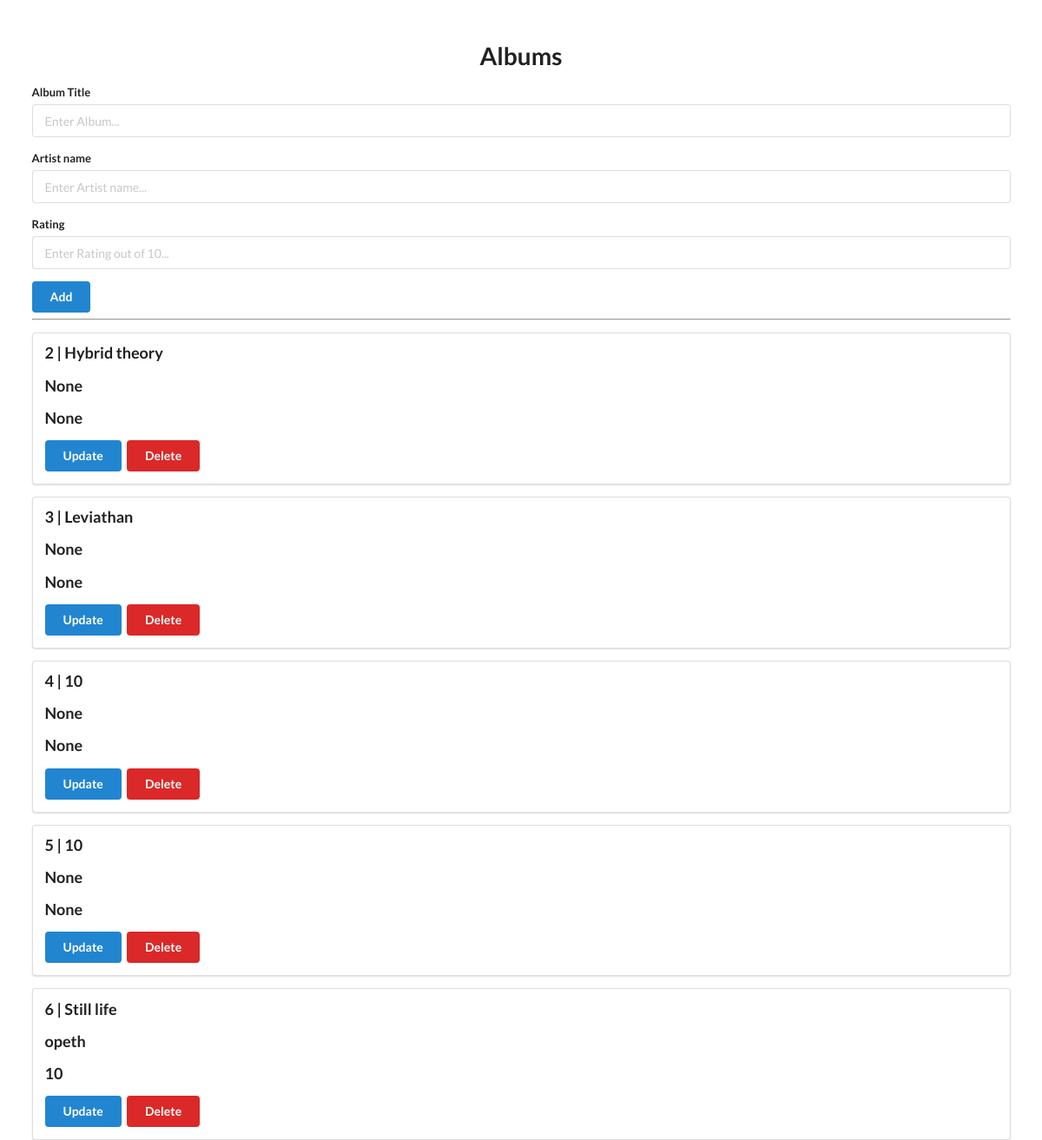
The page / on the database its author committed.
### models.py (models this page shows)
class Album(Base):
    __tablename__ = "albums"
    id = Column(Integer, primary_key=True, index=True)
    title = Column(String)
    artist = Column(String)
    rating = Column(Integer)

### app.py (the view)
@app.get("/")
def home(request: Request, db: Session = Depends(get_db)):
    albums = db.query(models.Album).all()
    return templates.TemplateResponse("base.html",
                                      {"request": request, "album_list": albums})

### templates/base.html (shortened to what this page needs)
<!DOCTYPE html>
<html lang="en">
<head>
    <link rel="stylesheet" href="https://cdn.jsdelivr.net/npm/semantic-ui@2.4.2/dist/semantic.min.css">
</head>
<body>
    <div style="margin-top: 50px;" class="ui container">
        <h1 class="ui center aligned header">Albums</h1>
        <form class="ui form" action="/add" method="post">
            <div class="field">
                <label>Album Title</label>
                <input type="text" name="title" placeholder="Enter Album..."><br>
            </div>
            <div class="field">
                <label>Artist name</label>
                <input type="text" name="artist" placeholder="Enter Artist name..."><br>
            </div>
            <div class="field">
                <label>Rating</label>
                <input type="text" name="rating" placeholder="Enter Rating out of 10..."><br>
            </div>
            <button class="ui blue button" type="submit">Add</button>
        </form>
        <hr>
        {% for Album in album_list %}
        <div class="ui segment">
            <p class="ui big header">{{Album.id }} | {{ Album.title }}</p>
            <p class="ui big header">{{ Album.artist }}</p>
            <p class="ui big header">{{ Album.rating }}</p>
            <a class="ui blue button" href="/update/{{ Album.id }}">Update</a>
            <a class="ui red button" href="/delete/{{ Album.id }}">Delete</a>
        </div>
        {% endfor %}
    </div>
</body>
</html>

### rows shown on the page
Album: id "2", title "Hybrid theory", artist "None", rating "None"
Album: id "3", title "Leviathan", artist "None", rating "None"
Album: id "4", title "10", artist "None", rating "None"
Album: id "5", title "10", artist "None", rating "None"
Album: id "6", title "Still life", artist "opeth", rating "10"
